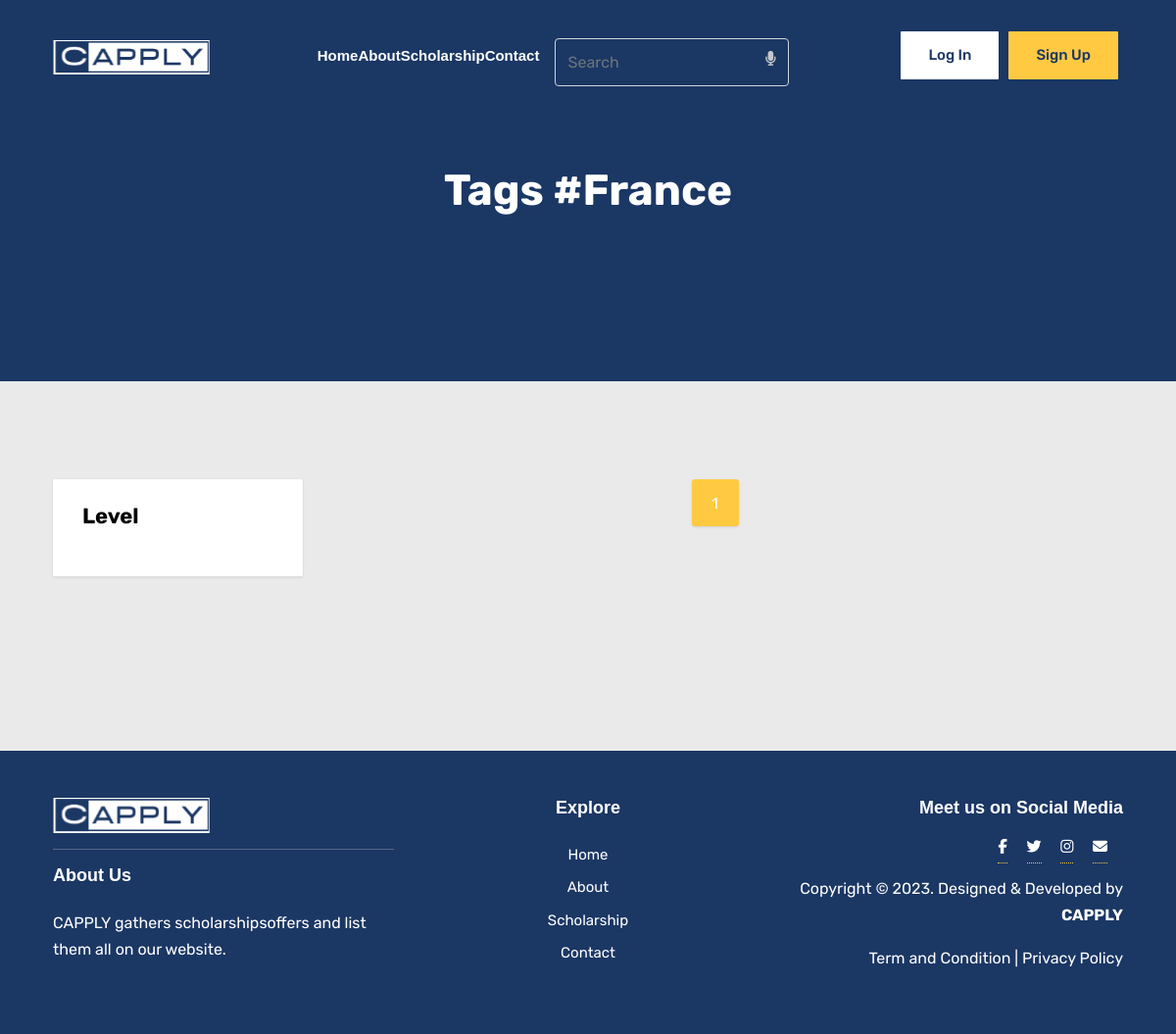
The app's page /scholarship/tag/France, older data.
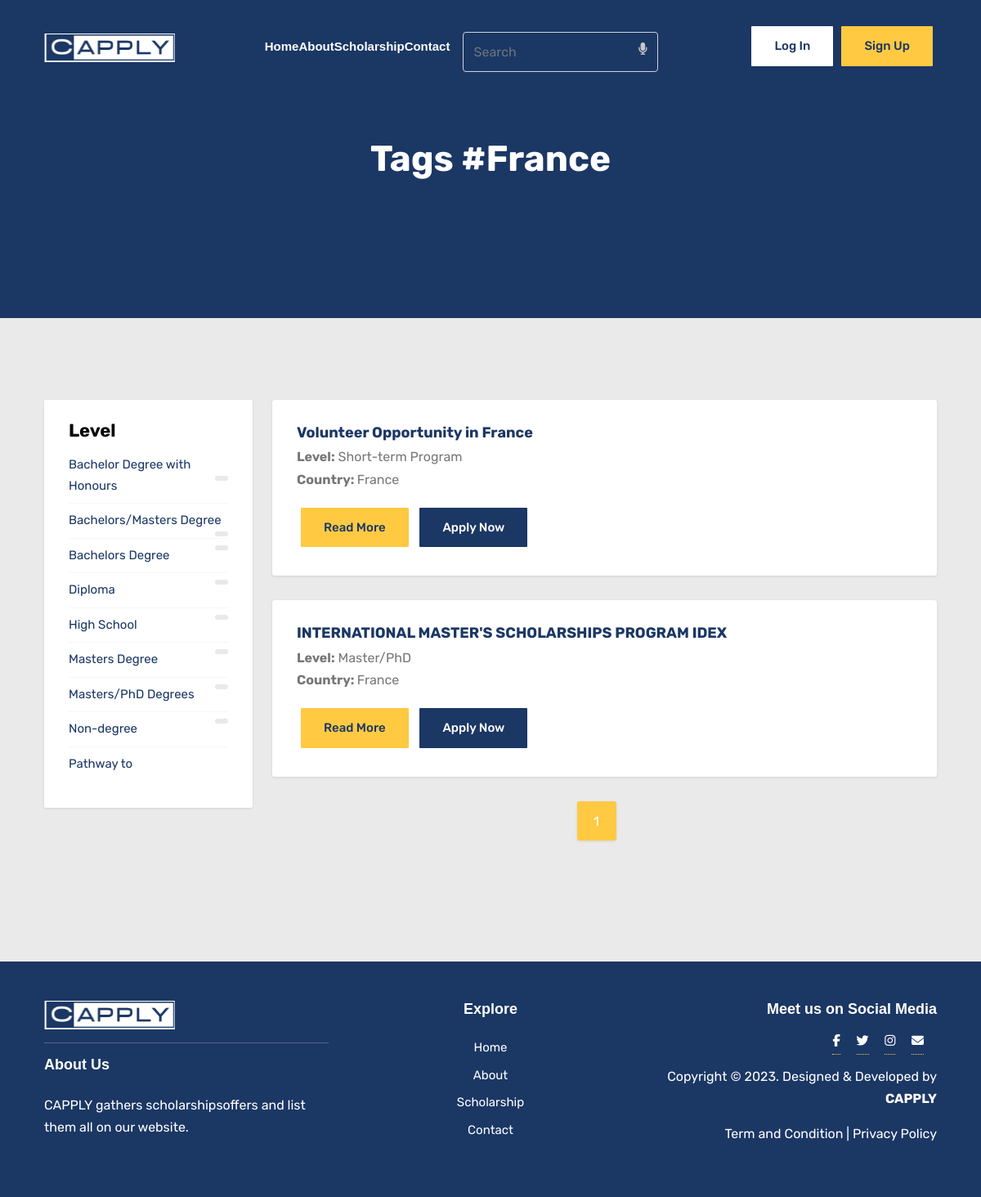
The same page, newer data.
### category/models.py (models this page shows, shortened)
class Level(models.Model):
    id = models.AutoField(primary_key=True)
    name = models.CharField(max_length=120)
    def __str__(self):
        return self.name

class Scholarship(models.Model):
    id = models.BigAutoField(primary_key=True)
    level = models.CharField(max_length=120)
    school = models.CharField(max_length=200)
    deadline = models.DateField(null=True)
    more_info = models.TextField()
    description = models.TextField(blank=True, null=True, max_length=275)
    link_web = models.CharField(max_length=200)
    country = models.CharField(max_length=120)
    default_slug = slugify(random_slug())
    slug = models.SlugField(null=False, unique=True)
    def get_absolute_url(self):
        return reverse("scholarship_detail", kwargs={"slug": self.slug})

### category/views.py (the view)
# urls.py: path('scholarship/tag/<str:country>', search_tag, name = 'scholarship_tag'),
def search_tag(request, country):
    scholarships_lists = Scholarship.objects.filter(country=country)
    country_lists = Country.objects.all()
    level_lists = Level.objects.all()
    p = Paginator(scholarships_lists, 5)
    page = request.GET.get('page')
    scholarships = p.get_page(page)
    context = {'scholarships':scholarships,
               'country':country,
               'country_lists':country_lists,
               'scholarships_lists':scholarships_lists,
               'level_lists':level_lists}
    return render(request,'category/scholarship_tag_result.html', context)

### templates/category/scholarship_tag_result.html
{% extends 'base.html' %}
{% block content %}
{% include 'category/snippets/tag_snippets.html' %}
<section class="section-sm">
	<div class="container">
		<div class="row">
			<div class="col-lg-3 col-md-4">
				{% include 'category/snippets/category_sidebar_snippets.html' %}
			</div>
			<div class="col-lg-9 col-md-8">
				<div class="product-grid-list">
					<div class="row">
						{% include 'category/snippets/scholarship_list_snippets.html' %}
					</div>
				</div>
				{% include 'category/snippets/pagination_snippets.html' %}
			</div>
		</div>
	</div>
</section>
{% endblock content %}

### templates/category/snippets/category_sidebar_snippets.html
<div class="category-sidebar">
    <div class="widget category-list">
        <h4 class="widget-header">Level</h4>
        <ul class="category-list ">
            {% for level_tag in level_lists %}
            <li><a href=" /scholarship/tag/level/{{level_tag}}">{{ level_tag }}<span>{{x }}</span></a></li>
            {% endfor %}
        </ul>
    </div>
</div>

### templates/category/snippets/scholarship_list_snippets.html (shortened to what this page needs)
{% for scholarship in scholarships_lists %}
<div class="ad-listing-list">
    <div class="product-item">
        <div class="card">
            <div class="card-body">
                <h4 class="card-title"><a href="{{ scholarship.get_absolute_url }}">{{scholarship.school}}</a></h4>
                <p class="card-text"><strong>Level:</strong> {{scholarship.level}}<br>
                    <strong>Country: </strong> {{scholarship.country}}<br>
                </p>
                <a href="{{ scholarship.get_absolute_url }}" id="read_more" class="btn btn-primary">Read more</a>
                <a href="{{scholarship.more_info}}" class="btn btn-secondary">Apply now</a>
            </div>
        </div>
    </div>
</div>
{% endfor %}

Row changes from the older to the newer data that the page shows:
added Level: name "Bachelor Degree with Honours"
added Level: name "Bachelors/Masters Degree"
added Level: name "Bachelors Degree"
added Level: name "Diploma"
added Level: name "High School"
added Level: name "Masters Degree"
added Level: name "Masters/PhD Degrees"
added Level: name "Non-degree"
added Level: name "Pathway to…"
added Scholarship: school "Volunteer Opportunity in France", level "Short-term Program", country "France"
added Scholarship: school "INTERNATIONAL MASTER'S SCHOLARSHIPS PROGRAM IDEX", level "Master/PhD", country "France"
